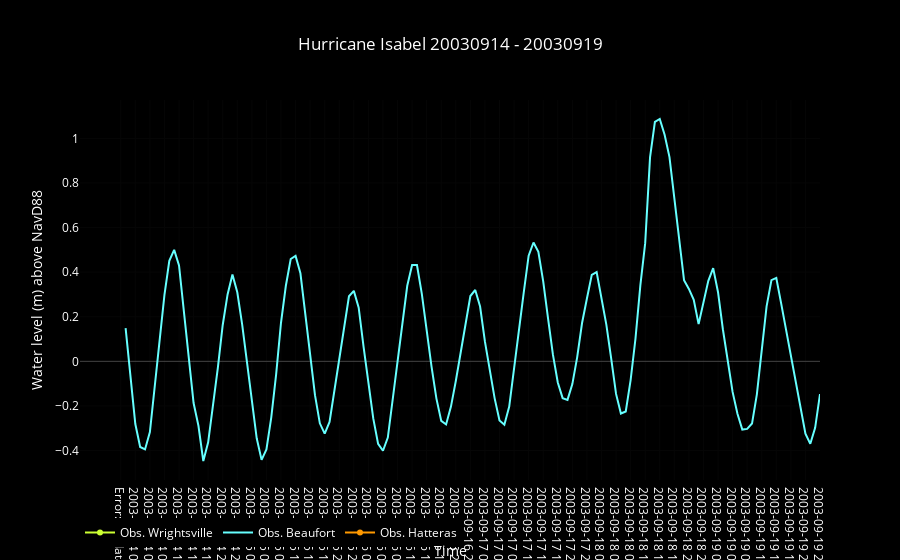

Notebook source saved alongside this figure:
### Markdown cell above
Download Hurricane Isabel Fall 2003 Water Level Data and Plot time-series

### Code cell
begin_d = 'begin_date=20030914'
end_d = 'end_date=20030919'

isabel_w = pd.read_csv(MakeDomain(begin_d, end_d, stations[2]['Wrightsville']))
isabel_d = pd.read_csv(MakeDomain(begin_d, end_d, stations[1]['Beaufort']))
isabel_h = pd.read_csv(MakeDomain(begin_d, end_d, stations[0]['Hatteras']))
isabel_w.name, isabel_d.name, isabel_h.name = 'Obs. Wrightsville','Obs. Beaufort' , 'Obs. Hatteras'
datasets = [ isabel_w, isabel_d, isabel_h]

obs, dtm  = ' Water Level', 'Date Time'
beg = begin_d.split('=')[1] + ' - ' + end_d.split('=')[1]
title = 'Hurricane Isabel' + ' ' + beg
data, layout = MakePlot(datasets, obs, dtm, title)

notebook=True
fig = go.Figure(data=data, layout=layout)
if not notebook:
    interactive = plot(fig)
else:
    interactive = iplot(fig)

### Figure 1 — Plotly figure (JSON) as saved in the notebook; plotly's stock layout.template omitted (floating-point values rounded to 4 significant figures; data arrays with more than 128 entries replaced by an {"elided": "..."} marker saying what was removed)
{"data": [{"line": {"color": "rgb(204, 255, 51)"}, "name": "Obs. Wrightsville", "type": "scatter", "uid": "97b2ae", "x": ["Error: No data was found. This product may not be offered at this station at the requested time."], "y": [null]}, {"line": {"color": "rgb(102, 255, 255)"}, "name": "Obs. Beaufort", "type": "scatter", "uid": "42cb3d", "x": {"elided": "144 str values"}, "y": {"elided": "144 float values"}}, {"line": {"color": "rgb(255, 153, 0)"}, "name": "Obs. Hatteras", "type": "scatter", "uid": "d86f0c", "x": ["Error: No data was found. This product may not be offered at this station at the requested time."], "y": [null]}], "layout": {"autosize": true, "font": {"color": "rgb(255,255,255)"}, "legend": {"orientation": "h"}, "paper_bgcolor": "rgb(0, 0, 0)", "plot_bgcolor": "rgb(0, 0, 0)", "title": "Hurricane Isabel 20030914 - 20030919", "xaxis": {"autorange": true, "range": [-8.33, 144], "title": "Time", "type": "category"}, "yaxis": {"autorange": true, "range": [-0.5322, 1.172], "title": "Water level (m) above NavD88"}}}
